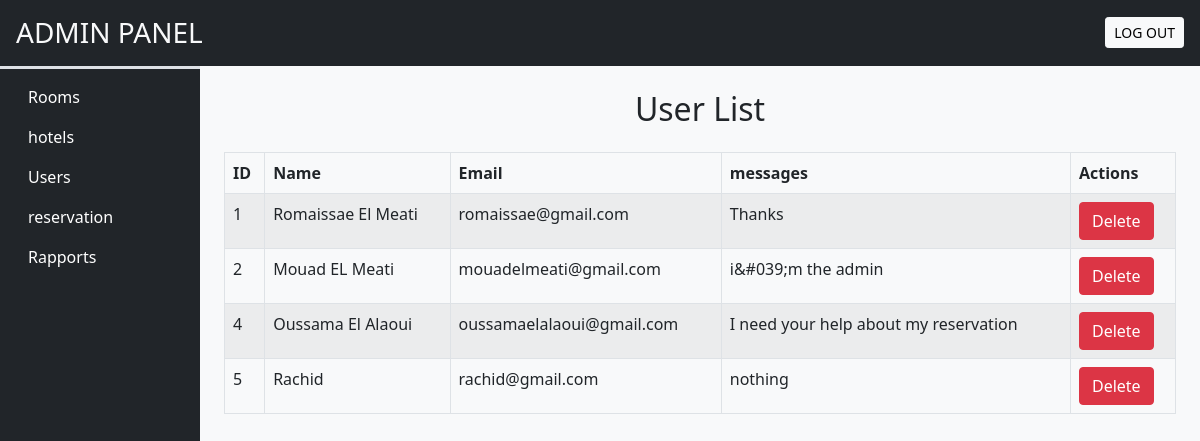
The page /admins/rapport.php on the database its author committed.
### tables this page shows
CREATE TABLE `contact_messages` (
  `id` int(11) NOT NULL,
  `name` varchar(100) NOT NULL,
  `email` varchar(100) NOT NULL,
  `message` text NOT NULL,
  `created_at` timestamp NOT NULL DEFAULT current_timestamp()
);

### admins/rapport.php (the view, shortened to what this page needs)
<?php
require('incl/cnx.php');
try {
    $stmt = $pdo->query("SELECT * FROM contact_messages");
    $msgs = $stmt->fetchAll(PDO::FETCH_ASSOC);
} catch (PDOException $e) {
    echo "Error fetching users: " . $e->getMessage();
    $users = [];
}
?>
<!DOCTYPE html>
<html lang="en">
<head>
    <?php require('incl/links.php');
     ?>
</head>
<body class="bg-light">
<?php require('incl/header.php') ?>
    <div class="container-fluid" id="main-content">
        <div class="row">
            <div class="col-lg-10 ms-auto p-4 overflow-hidden">
            <h2 class="text-center mb-4">User List</h2>
<?php if (!empty($msgs)): ?>
    <table class="table table-bordered table-striped">
        <thead class="thead-dark">
            <tr>
                <th>ID</th>
                   <th>Name</th>
                <th>Email</th>
                <th>messages</th>
                <th>Actions</th>
            </tr>
        </thead>
        <tbody>
            <?php foreach ($msgs as $msg): ?>
                <tr>
                    <td><?php echo htmlspecialchars($msg['id']); ?></td>
                    <td><?php echo htmlspecialchars($msg['name']); ?></td>
                    <td><?php echo htmlspecialchars($msg['email']); ?></td>
                    <td><?php echo htmlspecialchars($msg['message']); ?></td>
                    <td>
                    <a href="deleteRapport.php?id=<?php echo $msg['id']; ?>" class="btn btn-danger" onclick="return confirm('Are you sure you want to delete this messages?');">Delete</a>
                    </td>
                </tr>
            <?php endforeach; ?>
        </tbody>
    </table>
<?php else: ?>
    <div class="alert alert-warning text-center">
        No messages found.
    </div>
<?php endif; ?>
            </div>
        </div>
    </div>
</body>
</html>

### rows shown on the page
contact_messages: id "1", name "Romaissae El Meati", email "romaissae@gmail.com", message "Thanks"
contact_messages: id "2", name "Mouad EL Meati", email "mouadelmeati@gmail.com", message "i&#039;m the admin"
contact_messages: id "4", name "Oussama El Alaoui", email "oussamaelalaoui@gmail.com", message "I need your help about my reservation"
contact_messages: id "5", name "Rachid", email "rachid@gmail.com", message "nothing"
